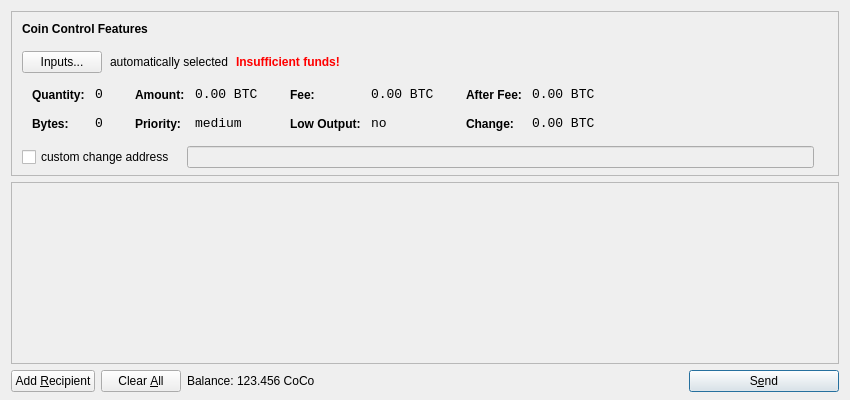
<?xml version="1.0" encoding="UTF-8"?>
<ui version="4.0">
 <class>SendCoinsDialog</class>
 <widget class="QDialog" name="SendCoinsDialog">
  <property name="geometry">
   <rect>
    <x>0</x>
    <y>0</y>
    <width>850</width>
    <height>400</height>
   </rect>
  </property>
  <property name="windowTitle">
   <string>Send Coins</string>
  </property>
  <layout class="QVBoxLayout" name="verticalLayout" stretch="0,1,0">
   <property name="bottomMargin">
    <number>8</number>
   </property>
   <item>
    <widget class="QFrame" name="frameCoinControl">
     <property name="sizePolicy">
      <sizepolicy hsizetype="Expanding" vsizetype="Expanding">
       <horstretch>0</horstretch>
       <verstretch>0</verstretch>
      </sizepolicy>
     </property>
     <property name="maximumSize">
      <size>
       <width>16777215</width>
       <height>16777215</height>
      </size>
     </property>
     <property name="frameShape">
      <enum>QFrame::StyledPanel</enum>
     </property>
     <property name="frameShadow">
      <enum>QFrame::Sunken</enum>
     </property>
     <layout class="QVBoxLayout" name="verticalLayoutCoinControl2">
      <property name="spacing">
       <number>-1</number>
      </property>
      <property name="leftMargin">
       <number>0</number>
      </property>
      <property name="topMargin">
       <number>0</number>
      </property>
      <property name="rightMargin">
       <number>0</number>
      </property>
      <property name="bottomMargin">
       <number>6</number>
      </property>
      <item>
       <layout class="QVBoxLayout" name="verticalLayoutCoinControl" stretch="0,0,0,0,1">
        <property name="spacing">
         <number>0</number>
        </property>
        <property name="leftMargin">
         <number>10</number>
        </property>
        <property name="topMargin">
         <number>10</number>
        </property>
        <item>
         <layout class="QHBoxLayout" name="horizontalLayoutCoinControl1">
          <property name="bottomMargin">
           <number>15</number>
          </property>
          <item>
           <widget class="QLabel" name="labelCoinControlFeatures">
            <property name="sizePolicy">
             <sizepolicy hsizetype="Preferred" vsizetype="Maximum">
              <horstretch>0</horstretch>
              <verstretch>0</verstretch>
             </sizepolicy>
            </property>
            <property name="font">
             <font>
              <weight>75</weight>
              <bold>true</bold>
             </font>
            </property>
            <property name="styleSheet">
             <string notr="true">font-weight:bold;</string>
            </property>
            <property name="text">
             <string>Coin Control Features</string>
            </property>
           </widget>
          </item>
         </layout>
        </item>
        <item>
         <layout class="QHBoxLayout" name="horizontalLayoutCoinControl2" stretch="0,0,0,0">
          <property name="spacing">
           <number>8</number>
          </property>
          <property name="bottomMargin">
           <number>10</number>
          </property>
          <item>
           <widget class="QPushButton" name="pushButtonCoinControl">
            <property name="styleSheet">
             <string notr="true"/>
            </property>
            <property name="text">
             <string>Inputs...</string>
            </property>
           </widget>
          </item>
          <item>
           <widget class="QLabel" name="labelCoinControlAutomaticallySelected">
            <property name="text">
             <string>automatically selected</string>
            </property>
            <property name="margin">
             <number>5</number>
            </property>
           </widget>
          </item>
          <item>
           <widget class="QLabel" name="labelCoinControlInsuffFunds">
            <property name="font">
             <font>
              <weight>75</weight>
              <bold>true</bold>
             </font>
            </property>
            <property name="styleSheet">
             <string notr="true">color:red;font-weight:bold;</string>
            </property>
            <property name="text">
             <string>Insufficient funds!</string>
            </property>
            <property name="margin">
             <number>5</number>
            </property>
           </widget>
          </item>
          <item>
           <spacer name="horizontalSpacerCoinControl">
            <property name="orientation">
             <enum>Qt::Horizontal</enum>
            </property>
            <property name="sizeHint" stdset="0">
             <size>
              <width>40</width>
              <height>1</height>
             </size>
            </property>
           </spacer>
          </item>
         </layout>
        </item>
        <item>
         <widget class="QWidget" name="widgetCoinControl" native="true">
          <property name="sizePolicy">
           <sizepolicy hsizetype="Preferred" vsizetype="Preferred">
            <horstretch>0</horstretch>
            <verstretch>0</verstretch>
           </sizepolicy>
          </property>
          <property name="minimumSize">
           <size>
            <width>0</width>
            <height>0</height>
           </size>
          </property>
          <property name="styleSheet">
           <string notr="true"/>
          </property>
          <layout class="QHBoxLayout" name="horizontalLayoutCoinControl5">
           <property name="margin">
            <number>0</number>
           </property>
           <item>
            <layout class="QHBoxLayout" name="horizontalLayoutCoinControl3" stretch="0,0,0,1">
             <property name="spacing">
              <number>20</number>
             </property>
             <property name="topMargin">
              <number>0</number>
             </property>
             <property name="bottomMargin">
              <number>10</number>
             </property>
             <item>
              <layout class="QFormLayout" name="formLayoutCoinControl1">
               <property name="horizontalSpacing">
                <number>10</number>
               </property>
               <property name="verticalSpacing">
                <number>14</number>
               </property>
               <property name="leftMargin">
                <number>10</number>
               </property>
               <property name="topMargin">
                <number>4</number>
               </property>
               <property name="rightMargin">
                <number>6</number>
               </property>
               <item row="0" column="0">
                <widget class="QLabel" name="labelCoinControlQuantityText">
                 <property name="styleSheet">
                  <string notr="true">font-weight:bold;</string>
                 </property>
                 <property name="text">
                  <string>Quantity:</string>
                 </property>
                 <property name="margin">
                  <number>0</number>
                 </property>
                </widget>
               </item>
               <item row="0" column="1">
                <widget class="QLabel" name="labelCoinControlQuantity">
                 <property name="font">
                  <font>
                   <family>Monospace</family>
                   <pointsize>10</pointsize>
                  </font>
                 </property>
                 <property name="cursor">
                  <cursorShape>IBeamCursor</cursorShape>
                 </property>
                 <property name="contextMenuPolicy">
                  <enum>Qt::ActionsContextMenu</enum>
                 </property>
                 <property name="text">
                  <string notr="true">0</string>
                 </property>
                 <property name="margin">
                  <number>0</number>
                 </property>
                 <property name="textInteractionFlags">
                  <set>Qt::LinksAccessibleByMouse|Qt::TextSelectableByKeyboard|Qt::TextSelectableByMouse</set>
                 </property>
                </widget>
               </item>
               <item row="1" column="0">
                <widget class="QLabel" name="labelCoinControlBytesText">
                 <property name="styleSheet">
                  <string notr="true">font-weight:bold;</string>
                 </property>
                 <property name="text">
                  <string>Bytes:</string>
                 </property>
                </widget>
               </item>
               <item row="1" column="1">
                <widget class="QLabel" name="labelCoinControlBytes">
                 <property name="font">
                  <font>
                   <family>Monospace</family>
                   <pointsize>10</pointsize>
                  </font>
                 </property>
                 <property name="cursor">
                  <cursorShape>IBeamCursor</cursorShape>
                 </property>
                 <property name="contextMenuPolicy">
                  <enum>Qt::ActionsContextMenu</enum>
                 </property>
                 <property name="text">
                  <string notr="true">0</string>
                 </property>
                 <property name="textInteractionFlags">
                  <set>Qt::LinksAccessibleByMouse|Qt::TextSelectableByKeyboard|Qt::TextSelectableByMouse</set>
                 </property>
                </widget>
               </item>
              </layout>
             </item>
             <item>
              <layout class="QFormLayout" name="formLayoutCoinControl2">
               <property name="horizontalSpacing">
                <number>10</number>
               </property>
               <property name="verticalSpacing">
                <number>14</number>
               </property>
               <property name="leftMargin">
                <number>6</number>
               </property>
               <property name="topMargin">
                <number>4</number>
               </property>
               <property name="rightMargin">
                <number>6</number>
               </property>
               <item row="0" column="0">
                <widget class="QLabel" name="labelCoinControlAmountText">
                 <property name="styleSheet">
                  <string notr="true">font-weight:bold;</string>
                 </property>
                 <property name="text">
                  <string>Amount:</string>
                 </property>
                 <property name="margin">
                  <number>0</number>
                 </property>
                </widget>
               </item>
               <item row="0" column="1">
                <widget class="QLabel" name="labelCoinControlAmount">
                 <property name="font">
                  <font>
                   <family>Monospace</family>
                   <pointsize>10</pointsize>
                  </font>
                 </property>
                 <property name="cursor">
                  <cursorShape>IBeamCursor</cursorShape>
                 </property>
                 <property name="contextMenuPolicy">
                  <enum>Qt::ActionsContextMenu</enum>
                 </property>
                 <property name="text">
                  <string notr="true">0.00 BTC</string>
                 </property>
                 <property name="textInteractionFlags">
                  <set>Qt::LinksAccessibleByMouse|Qt::TextSelectableByKeyboard|Qt::TextSelectableByMouse</set>
                 </property>
                </widget>
               </item>
               <item row="1" column="0">
                <widget class="QLabel" name="labelCoinControlPriorityText">
                 <property name="styleSheet">
                  <string notr="true">font-weight:bold;</string>
                 </property>
                 <property name="text">
                  <string>Priority:</string>
                 </property>
                </widget>
               </item>
               <item row="1" column="1">
                <widget class="QLabel" name="labelCoinControlPriority">
                 <property name="font">
                  <font>
                   <family>Monospace</family>
                   <pointsize>10</pointsize>
                  </font>
                 </property>
                 <property name="cursor">
                  <cursorShape>IBeamCursor</cursorShape>
                 </property>
                 <property name="contextMenuPolicy">
                  <enum>Qt::ActionsContextMenu</enum>
                 </property>
                 <property name="text">
                  <string>medium</string>
                 </property>
                 <property name="textInteractionFlags">
                  <set>Qt::LinksAccessibleByMouse|Qt::TextSelectableByKeyboard|Qt::TextSelectableByMouse</set>
                 </property>
                </widget>
               </item>
              </layout>
             </item>
             <item>
              <layout class="QFormLayout" name="formLayoutCoinControl3">
               <property name="horizontalSpacing">
                <number>10</number>
               </property>
               <property name="verticalSpacing">
                <number>14</number>
               </property>
               <property name="leftMargin">
                <number>6</number>
               </property>
               <property name="topMargin">
                <number>4</number>
               </property>
               <property name="rightMargin">
                <number>6</number>
               </property>
               <item row="0" column="0">
                <widget class="QLabel" name="labelCoinControlFeeText">
                 <property name="styleSheet">
                  <string notr="true">font-weight:bold;</string>
                 </property>
                 <property name="text">
                  <string>Fee:</string>
                 </property>
                 <property name="margin">
                  <number>0</number>
                 </property>
                </widget>
               </item>
               <item row="0" column="1">
                <widget class="QLabel" name="labelCoinControlFee">
                 <property name="font">
                  <font>
                   <family>Monospace</family>
                   <pointsize>10</pointsize>
                  </font>
                 </property>
                 <property name="cursor">
                  <cursorShape>IBeamCursor</cursorShape>
                 </property>
                 <property name="contextMenuPolicy">
                  <enum>Qt::ActionsContextMenu</enum>
                 </property>
                 <property name="text">
                  <string notr="true">0.00 BTC</string>
                 </property>
                 <property name="textInteractionFlags">
                  <set>Qt::LinksAccessibleByMouse|Qt::TextSelectableByKeyboard|Qt::TextSelectableByMouse</set>
                 </property>
                </widget>
               </item>
               <item row="1" column="0">
                <widget class="QLabel" name="labelCoinControlLowOutputText">
                 <property name="styleSheet">
                  <string notr="true">font-weight:bold;</string>
                 </property>
                 <property name="text">
                  <string>Low Output:</string>
                 </property>
                </widget>
               </item>
               <item row="1" column="1">
                <widget class="QLabel" name="labelCoinControlLowOutput">
                 <property name="font">
                  <font>
                   <family>Monospace</family>
                   <pointsize>10</pointsize>
                  </font>
                 </property>
                 <property name="cursor">
                  <cursorShape>IBeamCursor</cursorShape>
                 </property>
                 <property name="contextMenuPolicy">
                  <enum>Qt::ActionsContextMenu</enum>
                 </property>
                 <property name="text">
                  <string>no</string>
                 </property>
                 <property name="textInteractionFlags">
                  <set>Qt::LinksAccessibleByMouse|Qt::TextSelectableByKeyboard|Qt::TextSelectableByMouse</set>
                 </property>
                </widget>
               </item>
              </layout>
             </item>
             <item>
              <layout class="QFormLayout" name="formLayoutCoinControl4">
               <property name="horizontalSpacing">
                <number>10</number>
               </property>
               <property name="verticalSpacing">
                <number>14</number>
               </property>
               <property name="leftMargin">
                <number>6</number>
               </property>
               <property name="topMargin">
                <number>4</number>
               </property>
               <property name="rightMargin">
                <number>6</number>
               </property>
               <item row="0" column="0">
                <widget class="QLabel" name="labelCoinControlAfterFeeText">
                 <property name="styleSheet">
                  <string notr="true">font-weight:bold;</string>
                 </property>
                 <property name="text">
                  <string>After Fee:</string>
                 </property>
                 <property name="margin">
                  <number>0</number>
                 </property>
                </widget>
               </item>
               <item row="0" column="1">
                <widget class="QLabel" name="labelCoinControlAfterFee">
                 <property name="font">
                  <font>
                   <family>Monospace</family>
                   <pointsize>10</pointsize>
                  </font>
                 </property>
                 <property name="cursor">
                  <cursorShape>IBeamCursor</cursorShape>
                 </property>
                 <property name="contextMenuPolicy">
                  <enum>Qt::ActionsContextMenu</enum>
                 </property>
                 <property name="text">
                  <string notr="true">0.00 BTC</string>
                 </property>
                 <property name="textInteractionFlags">
                  <set>Qt::LinksAccessibleByMouse|Qt::TextSelectableByKeyboard|Qt::TextSelectableByMouse</set>
                 </property>
                </widget>
               </item>
               <item row="1" column="0">
                <widget class="QLabel" name="labelCoinControlChangeText">
                 <property name="styleSheet">
                  <string notr="true">font-weight:bold;</string>
                 </property>
                 <property name="text">
                  <string>Change:</string>
                 </property>
                </widget>
               </item>
               <item row="1" column="1">
                <widget class="QLabel" name="labelCoinControlChange">
                 <property name="font">
                  <font>
                   <family>Monospace</family>
                   <pointsize>10</pointsize>
                  </font>
                 </property>
                 <property name="cursor">
                  <cursorShape>IBeamCursor</cursorShape>
                 </property>
                 <property name="contextMenuPolicy">
                  <enum>Qt::ActionsContextMenu</enum>
                 </property>
                 <property name="text">
                  <string notr="true">0.00 BTC</string>
                 </property>
                 <property name="textInteractionFlags">
                  <set>Qt::LinksAccessibleByMouse|Qt::TextSelectableByKeyboard|Qt::TextSelectableByMouse</set>
                 </property>
                </widget>
               </item>
              </layout>
             </item>
            </layout>
           </item>
          </layout>
         </widget>
        </item>
        <item>
         <layout class="QHBoxLayout" name="horizontalLayoutCoinControl4" stretch="0,0,0">
          <property name="spacing">
           <number>12</number>
          </property>
          <property name="sizeConstraint">
           <enum>QLayout::SetDefaultConstraint</enum>
          </property>
          <property name="topMargin">
           <number>5</number>
          </property>
          <property name="rightMargin">
           <number>5</number>
          </property>
          <item>
           <widget class="QCheckBox" name="checkBoxCoinControlChange">
            <property name="text">
             <string>custom change address</string>
            </property>
           </widget>
          </item>
          <item>
           <widget class="QLineEdit" name="lineEditCoinControlChange">
            <property name="enabled">
             <bool>false</bool>
            </property>
            <property name="sizePolicy">
             <sizepolicy hsizetype="Expanding" vsizetype="Fixed">
              <horstretch>0</horstretch>
              <verstretch>0</verstretch>
             </sizepolicy>
            </property>
           </widget>
          </item>
          <item>
           <widget class="QLabel" name="labelCoinControlChangeLabel">
            <property name="sizePolicy">
             <sizepolicy hsizetype="Preferred" vsizetype="Expanding">
              <horstretch>0</horstretch>
              <verstretch>0</verstretch>
             </sizepolicy>
            </property>
            <property name="minimumSize">
             <size>
              <width>0</width>
              <height>0</height>
             </size>
            </property>
            <property name="text">
             <string/>
            </property>
            <property name="margin">
             <number>3</number>
            </property>
           </widget>
          </item>
         </layout>
        </item>
        <item>
         <spacer name="verticalSpacerCoinControl">
          <property name="orientation">
           <enum>Qt::Vertical</enum>
          </property>
          <property name="sizeHint" stdset="0">
           <size>
            <width>800</width>
            <height>1</height>
           </size>
          </property>
         </spacer>
        </item>
       </layout>
      </item>
     </layout>
    </widget>
   </item>
   <item>
    <widget class="QScrollArea" name="scrollArea">
     <property name="widgetResizable">
      <bool>true</bool>
     </property>
     <widget class="QWidget" name="scrollAreaWidgetContents">
      <property name="geometry">
       <rect>
        <x>0</x>
        <y>0</y>
        <width>830</width>
        <height>165</height>
       </rect>
      </property>
      <layout class="QVBoxLayout" name="verticalLayout_2">
       <property name="margin">
        <number>0</number>
       </property>
       <item>
        <layout class="QVBoxLayout" name="entries">
         <property name="spacing">
          <number>6</number>
         </property>
        </layout>
       </item>
       <item>
        <spacer name="verticalSpacer">
         <property name="orientation">
          <enum>Qt::Vertical</enum>
         </property>
         <property name="sizeHint" stdset="0">
          <size>
           <width>20</width>
           <height>40</height>
          </size>
         </property>
        </spacer>
       </item>
      </layout>
     </widget>
    </widget>
   </item>
   <item>
    <layout class="QHBoxLayout" name="horizontalLayout">
     <item>
      <widget class="QPushButton" name="addButton">
       <property name="toolTip">
        <string>Send to multiple recipients at once</string>
       </property>
       <property name="text">
        <string>Add &amp;Recipient</string>
       </property>
       <property name="icon">
        <iconset resource="../bitcoin.qrc">
         <normaloff>:/icons/add</normaloff>:/icons/add</iconset>
       </property>
       <property name="autoDefault">
        <bool>false</bool>
       </property>
      </widget>
     </item>
     <item>
      <widget class="QPushButton" name="clearButton">
       <property name="sizePolicy">
        <sizepolicy hsizetype="Minimum" vsizetype="Fixed">
         <horstretch>0</horstretch>
         <verstretch>0</verstretch>
        </sizepolicy>
       </property>
       <property name="toolTip">
        <string>Remove all transaction fields</string>
       </property>
       <property name="text">
        <string>Clear &amp;All</string>
       </property>
       <property name="icon">
        <iconset resource="../bitcoin.qrc">
         <normaloff>:/icons/remove</normaloff>:/icons/remove</iconset>
       </property>
       <property name="autoRepeatDelay">
        <number>300</number>
       </property>
       <property name="autoDefault">
        <bool>false</bool>
       </property>
      </widget>
     </item>
     <item>
      <layout class="QHBoxLayout" name="horizontalLayout_2">
       <property name="spacing">
        <number>3</number>
       </property>
       <item>
        <widget class="QLabel" name="label">
         <property name="text">
          <string>Balance:</string>
         </property>
        </widget>
       </item>
       <item>
        <widget class="QLabel" name="labelBalance">
         <property name="cursor">
          <cursorShape>IBeamCursor</cursorShape>
         </property>
         <property name="text">
          <string>123.456 CoCo</string>
         </property>
         <property name="textInteractionFlags">
          <set>Qt::LinksAccessibleByMouse|Qt::TextSelectableByKeyboard|Qt::TextSelectableByMouse</set>
         </property>
        </widget>
       </item>
      </layout>
     </item>
     <item>
      <spacer name="horizontalSpacer">
       <property name="orientation">
        <enum>Qt::Horizontal</enum>
       </property>
       <property name="sizeHint" stdset="0">
        <size>
         <width>40</width>
         <height>20</height>
        </size>
       </property>
      </spacer>
     </item>
     <item>
      <widget class="QPushButton" name="sendButton">
       <property name="minimumSize">
        <size>
         <width>150</width>
         <height>0</height>
        </size>
       </property>
       <property name="toolTip">
        <string>Confirm the send action</string>
       </property>
       <property name="text">
        <string>S&amp;end</string>
       </property>
       <property name="icon">
        <iconset resource="../bitcoin.qrc">
         <normaloff>:/icons/send</normaloff>:/icons/send</iconset>
       </property>
       <property name="default">
        <bool>true</bool>
       </property>
      </widget>
     </item>
    </layout>
   </item>
  </layout>
 </widget>
 <resources>
  <include location="../bitcoin.qrc"/>
 </resources>
 <connections/>
</ui>
